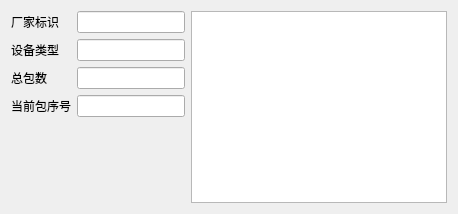
           <widget class="QWidget" name="page_6">
            <layout class="QHBoxLayout" name="horizontalLayout_58" stretch="0,1">
             <item>
              <layout class="QFormLayout" name="formLayout">
               <item row="0" column="0">
                <widget class="QLabel" name="label_42">
                 <property name="text">
                  <string>厂家标识</string>
                 </property>
                </widget>
               </item>
               <item row="0" column="1">
                <widget class="QLineEdit" name="lineEdit_55"/>
               </item>
               <item row="1" column="0">
                <widget class="QLabel" name="label_43">
                 <property name="text">
                  <string>设备类型</string>
                 </property>
                </widget>
               </item>
               <item row="1" column="1">
                <widget class="QLineEdit" name="lineEdit_56"/>
               </item>
               <item row="2" column="0">
                <widget class="QLabel" name="label_44">
                 <property name="text">
                  <string>总包数</string>
                 </property>
                </widget>
               </item>
               <item row="2" column="1">
                <widget class="QLineEdit" name="lineEdit_57"/>
               </item>
               <item row="3" column="0">
                <widget class="QLabel" name="label_45">
                 <property name="text">
                  <string>当前包序号</string>
                 </property>
                </widget>
               </item>
               <item row="3" column="1">
                <widget class="QLineEdit" name="lineEdit_58"/>
               </item>
              </layout>
             </item>
             <item>
              <widget class="QPlainTextEdit" name="plainTextEdit_6"/>
             </item>
            </layout>
           </widget>
